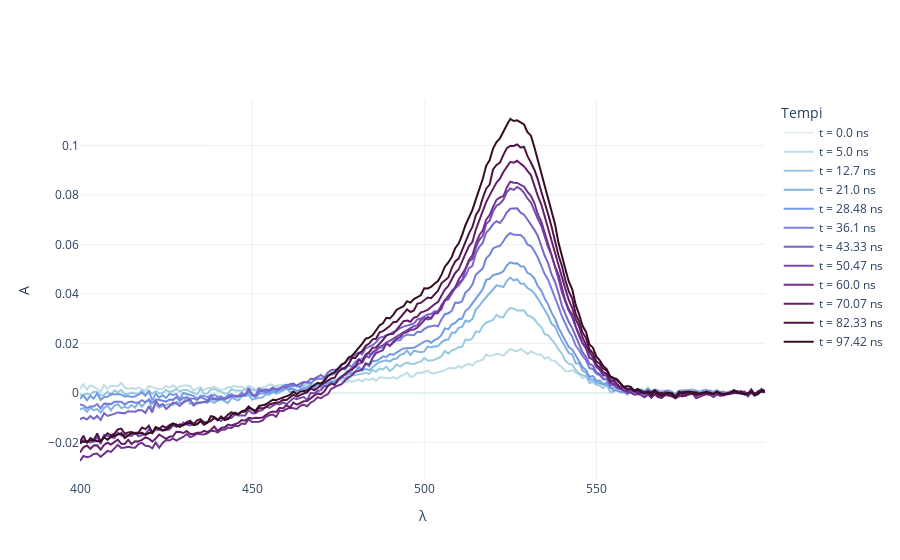

The cell this chart's notebook holds for it:
### Code cell
fig_diff = go.Figure()

for idx, (key, df) in enumerate(data_diff.items()):
    fig_diff.add_trace(go.Scatter(x=df['λ'], y=df['A'], mode='lines', name=f't = {key} ns', 
                             line=dict(color=colors[idx])))

    # error_y=dict( 
    #     type='data', 
    #     array = sigmay, 
    #     color = colors[2 * i],
    #     thickness = 1.5, 
    #     width = 3, 
	# 	)

fig_diff.update_layout(
    xaxis_title='λ',
    yaxis_title='A',
    legend_title='Tempi',
    template = 'plotly_white'
)

fig_diff.show()

### Figure 1 — Plotly figure (JSON) as saved in the notebook; plotly's stock layout.template omitted (floating-point values rounded to 4 significant figures; data arrays with more than 128 entries replaced by an {"elided": "..."} marker saying what was removed)
{"data": [{"line": {"color": "rgb(230, 240, 240)"}, "mode": "lines", "name": "t = 0.0 ns", "type": "scatter", "x": {"elided": "200 int values"}, "y": {"elided": "200 int values"}}, {"line": {"color": "rgb(191, 221, 229)"}, "mode": "lines", "name": "t = 5.0 ns", "type": "scatter", "x": {"elided": "200 int values"}, "y": {"elided": "200 float values"}}, {"line": {"color": "rgb(156, 201, 226)"}, "mode": "lines", "name": "t = 12.7 ns", "type": "scatter", "x": {"elided": "200 int values"}, "y": {"elided": "200 float values"}}, {"line": {"color": "rgb(129, 180, 227)"}, "mode": "lines", "name": "t = 21.0 ns", "type": "scatter", "x": {"elided": "200 int values"}, "y": {"elided": "200 float values"}}, {"line": {"color": "rgb(115, 154, 228)"}, "mode": "lines", "name": "t = 28.48 ns", "type": "scatter", "x": {"elided": "200 int values"}, "y": {"elided": "200 float values"}}, {"line": {"color": "rgb(117, 127, 221)"}, "mode": "lines", "name": "t = 36.1 ns", "type": "scatter", "x": {"elided": "200 int values"}, "y": {"elided": "200 float values"}}, {"line": {"color": "rgb(120, 100, 202)"}, "mode": "lines", "name": "t = 43.33 ns", "type": "scatter", "x": {"elided": "200 int values"}, "y": {"elided": "200 float values"}}, {"line": {"color": "rgb(119, 74, 175)"}, "mode": "lines", "name": "t = 50.47 ns", "type": "scatter", "x": {"elided": "200 int values"}, "y": {"elided": "200 float values"}}, {"line": {"color": "rgb(113, 50, 141)"}, "mode": "lines", "name": "t = 60.0 ns", "type": "scatter", "x": {"elided": "200 int values"}, "y": {"elided": "200 float values"}}, {"line": {"color": "rgb(100, 31, 104)"}, "mode": "lines", "name": "t = 70.07 ns", "type": "scatter", "x": {"elided": "200 int values"}, "y": {"elided": "200 float values"}}, {"line": {"color": "rgb(80, 20, 66)"}, "mode": "lines", "name": "t = 82.33 ns", "type": "scatter", "x": {"elided": "200 int values"}, "y": {"elided": "200 float values"}}, {"line": {"color": "rgb(54, 14, 36)"}, "mode": "lines", "name": "t = 97.42 ns", "type": "scatter", "x": {"elided": "200 int values"}, "y": {"elided": "200 float values"}}], "layout": {"legend": {"title": {"text": "Tempi"}}, "xaxis": {"title": {"text": "λ"}}, "yaxis": {"title": {"text": "A"}}}}
